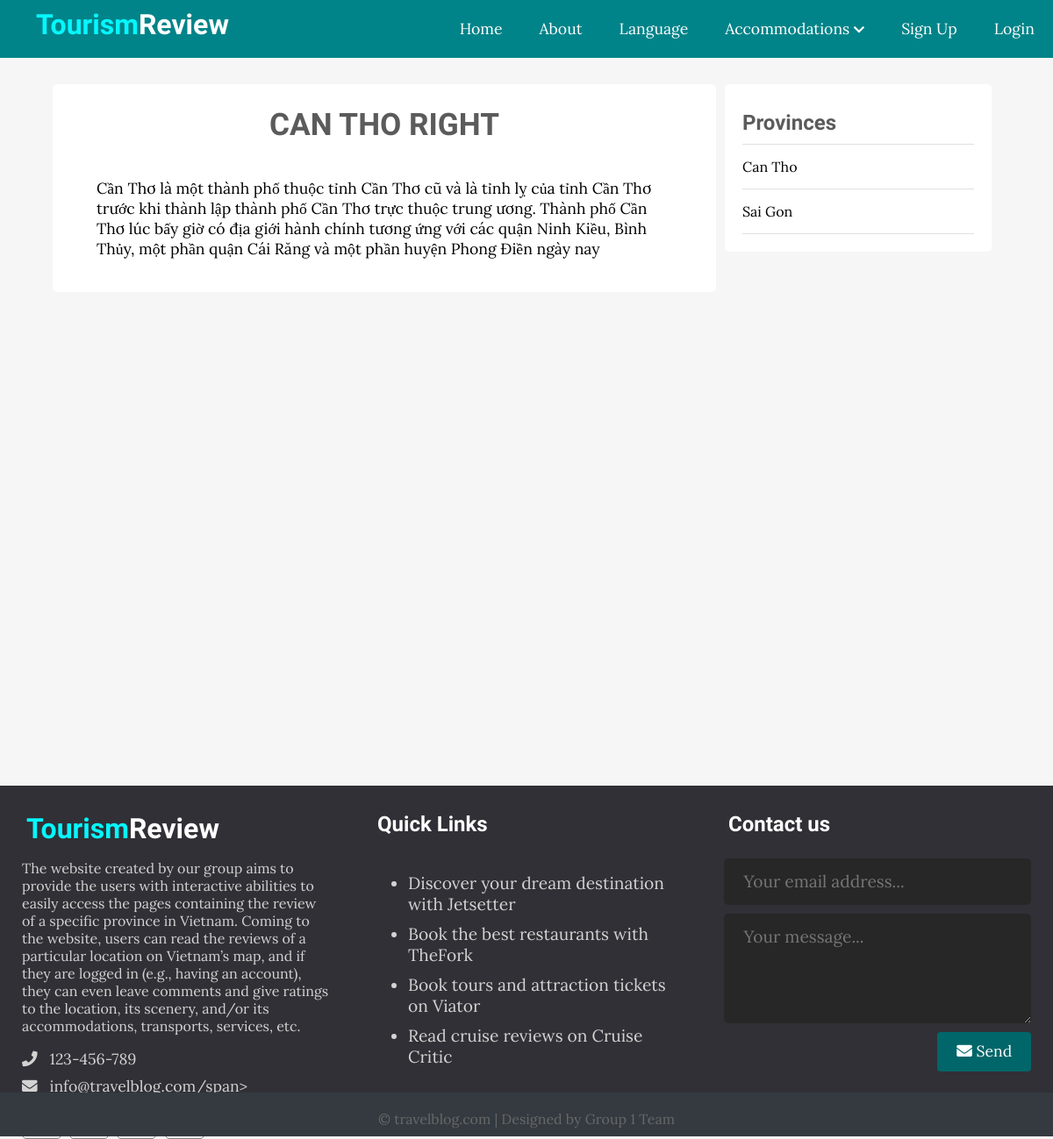
The app's page /singleVNAccomm.php?id=1 with its own data.
### tables this page shows
CREATE TABLE `vnaccomms` (
  `id` int(11) NOT NULL,
  `user_id` int(11) NOT NULL,
  `province_id` int(11) DEFAULT NULL,
  `title` varchar(255) NOT NULL,
  `image` varchar(255) NOT NULL,
  `body` text NOT NULL,
  `published` tinyint(4) NOT NULL,
  `created_at` datetime NOT NULL DEFAULT CURRENT_TIMESTAMP
);

CREATE TABLE `provinces` (
  `id` int(11) NOT NULL,
  `name` varchar(255) NOT NULL
);

### app/database/db.php (called while the page is built, shortened)
<?php
require('connect.php');
function executeQuery($sql, $data)
{
    global $conn;
    $stmt = $conn->prepare($sql);
    $values = array_values($data);
    $types = str_repeat('s', count($values));
    $stmt->bind_param($types, ...$values);
    $stmt->execute();
    return $stmt;
}
function selectAll($table, $conditions = [])
{
    global $conn;
    $sql = "SELECT * FROM $table";
    if (empty($conditions)) {
        $stmt = $conn->prepare($sql);
        $stmt->execute();
        $records = $stmt->get_result()->fetch_all(MYSQLI_ASSOC);
        return $records;
    } else {
        $i = 0;
        foreach ($conditions as $key => $value) {
            if ($i === 0) {
                $sql = $sql . " WHERE $key=?";
            } else {
                $sql = $sql . " AND $key=?";
            }
            $i++;
        }
        $stmt = executeQuery($sql, $conditions);
        $records = $stmt->get_result()->fetch_all(MYSQLI_ASSOC);
        return $records;
    }
}
function selectOne($table, $conditions)
{
    $sql = "SELECT * FROM $table";
    $i = 0;
    foreach ($conditions as $key => $value) {
        if ($i === 0) {
            $sql = $sql . " WHERE $key=?";
        } else {
            $sql = $sql . " AND $key=?";
        }
        $i++;
    }
    $sql = $sql . " LIMIT 1";
    $stmt = executeQuery($sql, $conditions);
    $records = $stmt->get_result()->fetch_assoc();
    return $records;
}

### app/controllers/vnaccomms.php (called while the page is built, shortened)
<?php
include(ROOT_PATH . "/app/database/db.php");
$provinces = selectAll('provinces');

### singleVNAccomm.php (the view, shortened to what this page needs)
<?php include(ROOT_PATH . '/app/controllers/vnaccomms.php');
if (isset($_GET['id'])) {
    $post = selectOne('vnaccomms', ['id' => $_GET['id']]);
}
$provinces = selectAll('provinces');
$posts = selectAll('vnaccomms', ['published' => 1]);
?>
<!DOCTYPE html>
<html lang="en">
<head>
    <link rel="stylesheet" href="https://use.fontawesome.com/releases/v5.7.2/css/all.css">
    <link rel="stylesheet" href="assets/css/style.css">
</head>
<body>
    <?php include(ROOT_PATH . "/app/includes/header.php"); ?>
    <div class="page-wrapper">
        <div class="content clearfix">
            <div class="main-content-wrapper">
                <div class="main-content single">
                    <h1 class="post-title"><?php echo $post['title']; ?></h1>
                    <div class="post-content">
                        <?php echo html_entity_decode($post['body']); ?>
                    </div>
                </div>
            </div>
            <div class="sidebar single">
                <div class="section topics">
                    <h2 class="section-title">Provinces</h2>
                    <ul>
                        <?php foreach ($provinces as $province) : ?>
                            <li><a href="<?php echo BASE_URL . '/index.php?p_id=' . $province['id'] . '&name=' . $province['name'] ?>"><?php echo $province['name']; ?></a></li>
                        <?php endforeach; ?>
                    </ul>
                </div>
            </div>
        </div>
    </div>
    <?php include(ROOT_PATH . "/app/includes/footer.php"); ?>
</body>
</html>

### assets/css/style.css (style rules this page uses)
* { box-sizing: border-box; }
html, body { height: 100%; padding: 0px; margin: 0px; background: #f6f6f6; font-family: "Lora", serif; }
h1, h2, h3, h4, h5, h6 { font-family: "Candal", serif; color: #5c5b5b; margin: 5px; }
a { text-decoration: none; color: inherit; }
.clearfix::after { content: ""; display: block; clear: both; }
.page-wrapper { min-height: 100%; }
.content { width: 90%; margin: 30px auto 30px; }
.content .main-content { width: 70%; float: left; }
.content .main-content.single { background: white; padding: 20px 50px; font-size: 1.1em; border-radius: 5px; }
.content .main-content.single .post-title { text-align: center; margin-bottom: 40px; }
.content .sidebar { width: 30%; float: left; }
.content .sidebar.single { padding: 0px 10px; }
.content .sidebar .section { background: white; padding: 20px; border-radius: 5px; margin-bottom: 20px; }
.content .sidebar .section .section-title { margin: 10px 0px 10px 0px; }
.content .sidebar .section.topics ul { margin: 0px; padding: 0px; list-style: none; border-top: 1px solid #e0e0e0; }
.content .sidebar .section.topics ul li a { display: block; padding: 15px 0px 15px 0px; border-bottom: 1px solid #e0e0e0; transition: all 0.3s; }

### records on screen
vnaccomms: title "CAN THO RIGHT", body "Cần Thơ là một thành phố thuộc tỉnh Cần Thơ cũ và là tỉnh lỵ của tỉnh Cần Thơ trước khi thành lập thành phố Cần Thơ trực thuộc trung ương. Thành phố Cần Thơ lúc bấy giờ có địa giới hành chính tương ứng với các quận Ninh Kiều, Bình Thủy, một phần quận Cái Răng và một phần huyện Phong Điền ngày nay"
provinces: name "Can Tho"
provinces: name "Sai Gon"
